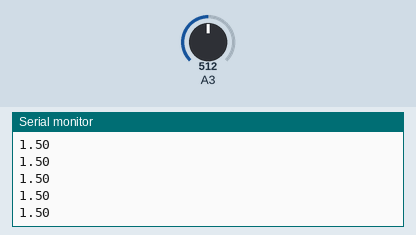
Bench run of a sketch on a simulated Arduino Uno, built with avr-gcc and run on an emulated ATmega328P. Shown: the last lines printed to the serial monitor. The test bench sets the inputs (shaded band); at power-on: A3 = 512.

Above: at 1.2 s.
1.3 s: A3 set to 716
At 1.9 s:
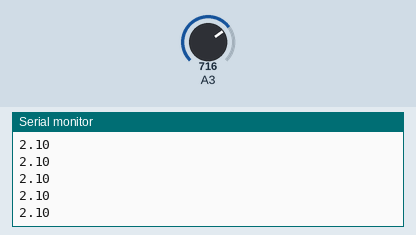
2.8 s: A3 set to 900
At 3.5 s:
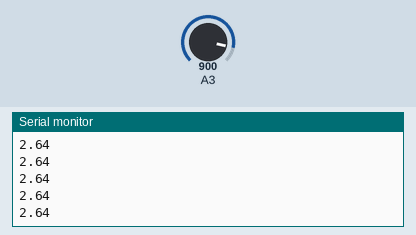
Timing chart, 0 to 5.8 s (numbered marks = the images above; inputs shaded):
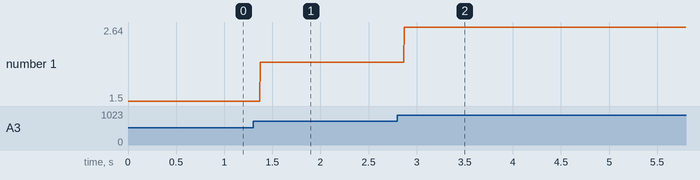

The sketch:

RAV.ino
```cpp
void setup() {
  Serial.begin(9600);
}

void loop() {
  int sensorValue = analogRead(A3);
  float voltage = sensorValue * (3.0 / 1023.0);
  // You can compare the size of the code by running the program using int and then running with float
  //float voltage = sensorValue * (3.0 / 1023.0);

  // print out the value you read:
  Serial.println(voltage);
}
```

Measured:
- after the input at 1.3 s, the serial monitor: prints a new line after 0.07 s (image 1)
- after the input at 2.8 s, the serial monitor: prints a new line after 0.07 s (image 2)
- plotted number 1: 1.5 → 2.1 after the input at 1.3 s, 2.1 → 2.64 after the input at 2.8 s
